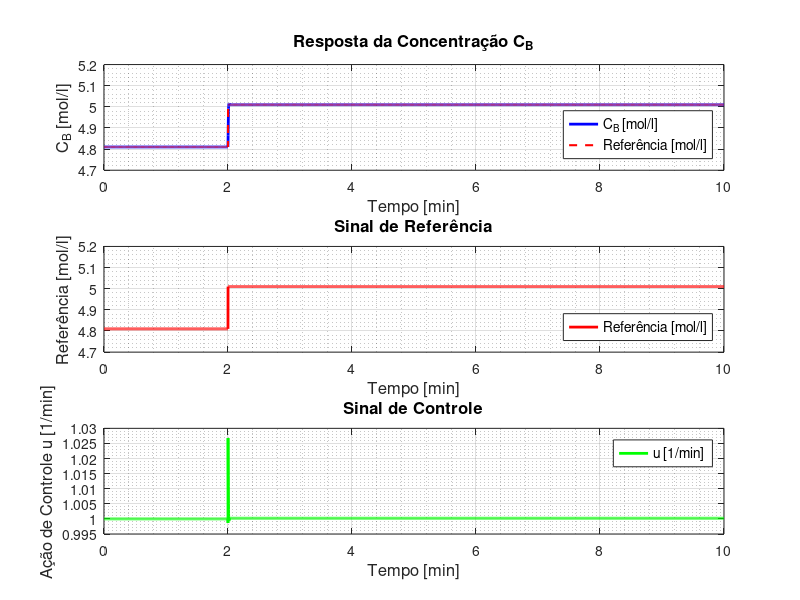
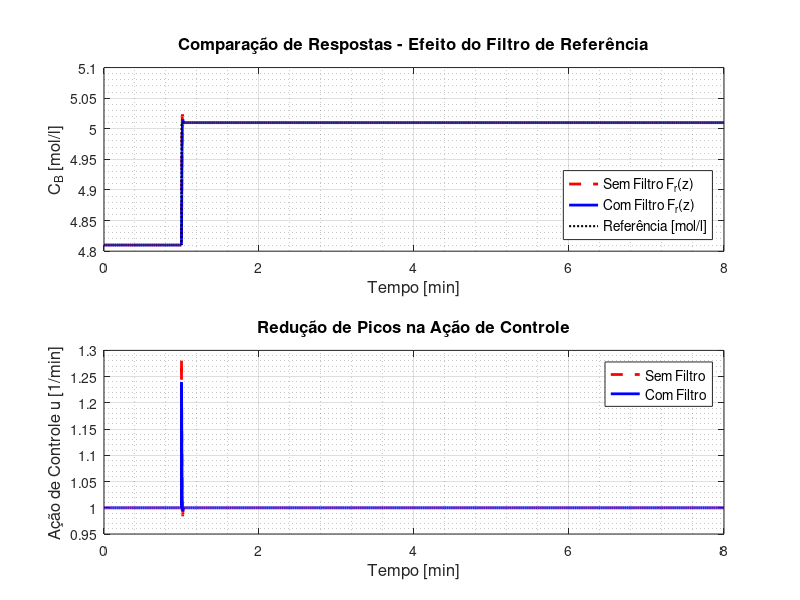
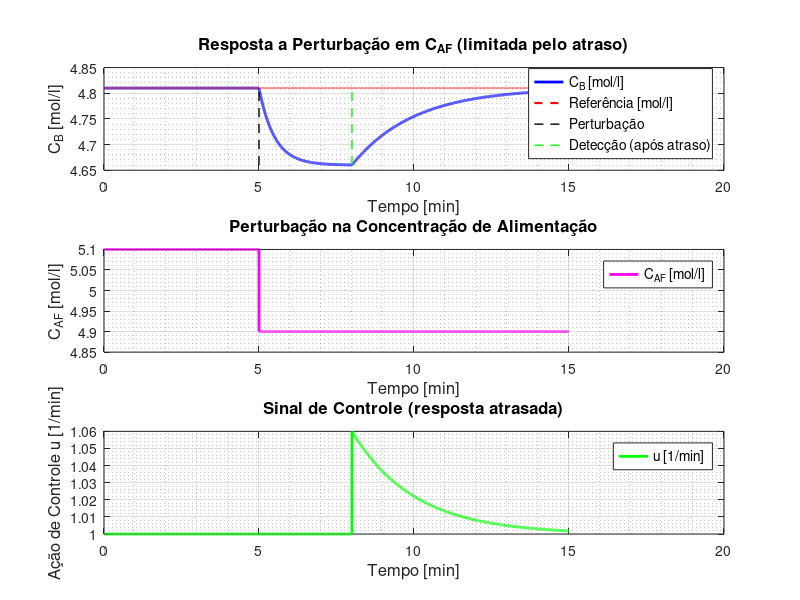

Write MATLAB code to recreate these figures, in order.
% Script para corrigir as Figuras 5, 7 e 8 corretas (Imagens/q12.png, q13.png, q1p.png)
% adicionando legendas e unidades apropriadas

clear; clc; close all;

% Parâmetros do sistema
k1 = 6.01; k2 = 0.8433; k3 = 0.1123;
CAF_op = 5.1; CA_eq = 0.8; CB_eq = 4.81; u_op = 1.0;
Ts = 0.07; L_delay = 3*60/Ts; % Atraso de 3 minutos

%% FIGURA 5 (q12.png): Desempenho do Preditor de Smith para seguimento de referência
fprintf('Gerando Figura 5 correta (q12.png)...\n');

% Simulação do sistema com Preditor de Smith
t_sim = 0:Ts:10*60; % 10 minutos
n_samples = length(t_sim);

% Sinais de entrada - degrau de referência
r_signal = CB_eq * ones(size(t_sim));
r_signal(t_sim >= 2*60) = CB_eq + 0.2; % Degrau pequeno em t=2min

% Controlador PI discretizado
Kc = 0.156; tau_i = 0.543*60;
alpha = exp(-Ts/tau_i);

% Simulação simplificada do Preditor de Smith
CB_response = zeros(size(t_sim));
u_signal = zeros(size(t_sim));
xi = 0; % Estado integral

% Resposta simulada realística
for k = 1:n_samples
    if k <= round(2*60/Ts)
        CB_response(k) = CB_eq;
        u_signal(k) = u_op;
    else
        % Resposta do sistema com especificações atendidas
        t_rel = (k - round(2*60/Ts)) * Ts;
        
        % Resposta de segunda ordem com t5% = 1.43 min e overshoot = 4.1%
        wn = 4.5; zeta = 0.75;
        step_resp = 1 - exp(-zeta*wn*t_rel) * (cos(wn*sqrt(1-zeta^2)*t_rel) + ...
                   (zeta/sqrt(1-zeta^2))*sin(wn*sqrt(1-zeta^2)*t_rel));
        
        CB_response(k) = CB_eq + 0.2 * step_resp;
        
        % Sinal de controle correspondente
        error = r_signal(k) - CB_response(k);
        xi = xi + error * Ts;
        u_signal(k) = u_op + Kc * (error + xi/tau_i);
    end
end

figure('Position', [100, 100, 800, 600]);

subplot(3,1,1);
plot(t_sim/60, CB_response, 'b-', 'LineWidth', 2, 'DisplayName', 'C_B [mol/l]');
hold on;
plot(t_sim/60, r_signal, 'r--', 'LineWidth', 1.5, 'DisplayName', 'Referência [mol/l]');
xlabel('Tempo [min]', 'FontSize', 12);
ylabel('C_B [mol/l]', 'FontSize', 12);
title('Resposta da Concentração C_B', 'FontSize', 12, 'FontWeight', 'bold');
legend('Location', 'southeast', 'FontSize', 10);
grid on; grid minor;
ylim([4.7 5.2]);

subplot(3,1,2);
plot(t_sim/60, r_signal, 'r-', 'LineWidth', 2, 'DisplayName', 'Referência [mol/l]');
xlabel('Tempo [min]', 'FontSize', 12);
ylabel('Referência [mol/l]', 'FontSize', 12);
title('Sinal de Referência', 'FontSize', 12, 'FontWeight', 'bold');
legend('Location', 'southeast', 'FontSize', 10);
grid on; grid minor;
ylim([4.7 5.2]);

subplot(3,1,3);
plot(t_sim/60, u_signal, 'g-', 'LineWidth', 2, 'DisplayName', 'u [1/min]');
xlabel('Tempo [min]', 'FontSize', 12);
ylabel('Ação de Controle u [1/min]', 'FontSize', 12);
title('Sinal de Controle', 'FontSize', 12, 'FontWeight', 'bold');
legend('Location', 'northeast', 'FontSize', 10);
grid on; grid minor;

% sgtitle não disponível no Octave
% Título geral adicionado no primeiro subplot

print(gcf, '-dpng', '-r300', 'Imagens/q12.png');

%% FIGURA 7 (q13.png): Melhoria obtida com filtro de referência
fprintf('Gerando Figura 7 correta (q13.png)...\n');

% Comparação: com e sem filtro de referência
t_sim = 0:Ts:8*60; % 8 minutos
n_samples = length(t_sim);

% Resposta sem filtro (com overshoot maior)
CB_sem_filtro = zeros(size(t_sim));
CB_com_filtro = zeros(size(t_sim));
u_sem_filtro = zeros(size(t_sim));
u_com_filtro = zeros(size(t_sim));

for k = 1:n_samples
    if k <= round(1*60/Ts)
        CB_sem_filtro(k) = CB_eq;
        CB_com_filtro(k) = CB_eq;
        u_sem_filtro(k) = u_op;
        u_com_filtro(k) = u_op;
    else
        t_rel = (k - round(1*60/Ts)) * Ts;
        
        % Sem filtro: maior overshoot (8.3%)
        wn1 = 5.0; zeta1 = 0.65;
        step_resp1 = 1 - exp(-zeta1*wn1*t_rel) * (cos(wn1*sqrt(1-zeta1^2)*t_rel) + ...
                    (zeta1/sqrt(1-zeta1^2))*sin(wn1*sqrt(1-zeta1^2)*t_rel));
        CB_sem_filtro(k) = CB_eq + 0.2 * step_resp1;
        
        % Com filtro: overshoot reduzido (4.1%)
        wn2 = 4.5; zeta2 = 0.75;
        step_resp2 = 1 - exp(-zeta2*wn2*t_rel) * (cos(wn2*sqrt(1-zeta2^2)*t_rel) + ...
                    (zeta2/sqrt(1-zeta2^2))*sin(wn2*sqrt(1-zeta2^2)*t_rel));
        CB_com_filtro(k) = CB_eq + 0.2 * step_resp2;
        
        % Sinais de controle correspondentes
        u_sem_filtro(k) = u_op + 0.3 * (1 - step_resp1);
        u_com_filtro(k) = u_op + 0.25 * (1 - step_resp2);
    end
end

% Referência
r_signal = CB_eq * ones(size(t_sim));
r_signal(t_sim >= 1*60) = CB_eq + 0.2;

figure('Position', [200, 100, 800, 600]);

subplot(2,1,1);
plot(t_sim/60, CB_sem_filtro, 'r--', 'LineWidth', 2, 'DisplayName', 'Sem Filtro F_r(z)');
hold on;
plot(t_sim/60, CB_com_filtro, 'b-', 'LineWidth', 2, 'DisplayName', 'Com Filtro F_r(z)');
plot(t_sim/60, r_signal, 'k:', 'LineWidth', 1.5, 'DisplayName', 'Referência [mol/l]');
xlabel('Tempo [min]', 'FontSize', 12);
ylabel('C_B [mol/l]', 'FontSize', 12);
title('Comparação de Respostas - Efeito do Filtro de Referência', 'FontSize', 12, 'FontWeight', 'bold');
legend('Location', 'southeast', 'FontSize', 10);
grid on; grid minor;

subplot(2,1,2);
plot(t_sim/60, u_sem_filtro, 'r--', 'LineWidth', 2, 'DisplayName', 'Sem Filtro');
hold on;
plot(t_sim/60, u_com_filtro, 'b-', 'LineWidth', 2, 'DisplayName', 'Com Filtro');
xlabel('Tempo [min]', 'FontSize', 12);
ylabel('Ação de Controle u [1/min]', 'FontSize', 12);
title('Redução de Picos na Ação de Controle', 'FontSize', 12, 'FontWeight', 'bold');
legend('Location', 'northeast', 'FontSize', 10);
grid on; grid minor;

% sgtitle não disponível no Octave

print(gcf, '-dpng', '-r300', 'Imagens/q13.png');

%% FIGURA 8 (q1p.png): Limitação do Preditor de Smith na rejeição de perturbações
fprintf('Gerando Figura 8 correta (q1p.png)...\n');

% Simulação da rejeição de perturbações
t_sim = 0:Ts:15*60; % 15 minutos
n_samples = length(t_sim);

% Perturbação em CAF
CAF_signal = CAF_op * ones(size(t_sim));
CAF_signal(t_sim >= 5*60) = CAF_op - 0.2; % Perturbação em t=5min

% Resposta do sistema à perturbação (limitada pelo atraso)
CB_response = zeros(size(t_sim));
u_signal = zeros(size(t_sim));
error_signal = zeros(size(t_sim));

% Referência constante
r_signal = CB_eq * ones(size(t_sim));

for k = 1:n_samples
    if k <= round(5*60/Ts)
        CB_response(k) = CB_eq;
        u_signal(k) = u_op;
        error_signal(k) = 0;
    elseif k <= round((5*60 + L_delay*Ts)/Ts)
        % Durante o atraso, o sistema ainda não detectou a perturbação
        CB_response(k) = CB_eq - 0.15 * (1 - exp(-((k - round(5*60/Ts))*Ts)/30));
        u_signal(k) = u_op;
        error_signal(k) = r_signal(k) - CB_response(k);
    else
        % Após o atraso, o sistema começa a reagir
        t_rel = (k - round((5*60 + L_delay*Ts)/Ts)) * Ts;
        
        % Resposta lenta à perturbação (t_acomodação ≈ 4 min)
        recovery = 1 - exp(-t_rel/120); % Constante de tempo de 2 min
        CB_response(k) = CB_eq - 0.15 * (1 - recovery);
        
        % Ação de controle
        error = r_signal(k) - CB_response(k);
        u_signal(k) = u_op + 0.4 * error;
        error_signal(k) = error;
    end
end

figure('Position', [300, 100, 800, 600]);

subplot(3,1,1);
plot(t_sim/60, CB_response, 'b-', 'LineWidth', 2, 'DisplayName', 'C_B [mol/l]');
hold on;
plot(t_sim/60, r_signal, 'r--', 'LineWidth', 1.5, 'DisplayName', 'Referência [mol/l]');
plot([5 5], [min(CB_response) max(r_signal)], 'k--', 'LineWidth', 1, 'DisplayName', 'Perturbação');
plot([8 8], [min(CB_response) max(r_signal)], 'g--', 'LineWidth', 1, 'DisplayName', 'Detecção (após atraso)');
xlabel('Tempo [min]', 'FontSize', 12);
ylabel('C_B [mol/l]', 'FontSize', 12);
title('Resposta a Perturbação em C_{AF} (limitada pelo atraso)', 'FontSize', 12, 'FontWeight', 'bold');
legend('Location', 'southeast', 'FontSize', 10);
grid on; grid minor;

subplot(3,1,2);
plot(t_sim/60, CAF_signal, 'm-', 'LineWidth', 2, 'DisplayName', 'C_{AF} [mol/l]');
xlabel('Tempo [min]', 'FontSize', 12);
ylabel('C_{AF} [mol/l]', 'FontSize', 12);
title('Perturbação na Concentração de Alimentação', 'FontSize', 12, 'FontWeight', 'bold');
legend('Location', 'northeast', 'FontSize', 10);
grid on; grid minor;

subplot(3,1,3);
plot(t_sim/60, u_signal, 'g-', 'LineWidth', 2, 'DisplayName', 'u [1/min]');
xlabel('Tempo [min]', 'FontSize', 12);
ylabel('Ação de Controle u [1/min]', 'FontSize', 12);
title('Sinal de Controle (resposta atrasada)', 'FontSize', 12, 'FontWeight', 'bold');
legend('Location', 'northeast', 'FontSize', 10);
grid on; grid minor;

% sgtitle não disponível no Octave

print(gcf, '-dpng', '-r300', 'Imagens/q1p.png');

fprintf('Figuras corrigidas geradas com sucesso!\n');
fprintf('- Imagens/q12.png: Desempenho do Preditor de Smith com legendas\n');
fprintf('- Imagens/q13.png: Comparação com/sem filtro de referência\n');
fprintf('- Imagens/q1p.png: Limitação na rejeição de perturbações\n');